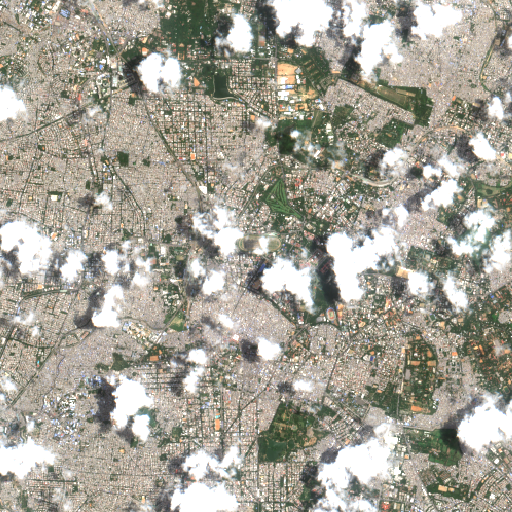
#> input picture data/yolo_candidates/images/train/S2_2023-08-16_rgb.png, 512 x 512 px
$ python -i yolo_finetune.py   (imports and definitions only)
#> lines starting #> are read from the running program, lines starting #| are printed output that depends on the picture; after the words box and inside, x2 and y2 are one past the last pixel; in counts of white or black regions, pixels touching at a corner belong together
"""
yolo_finetune.py
================
Sentin-AI: Custom YOLOv8 Fine-Tuning and Label Studio Integration script.
Phase 1 — Steps 1-5.

This script implements:
  1. Data Separation: Splits available Sentinel-2 scenes into separate training and validation sets.
  2. Candidate Generation: Programmatically finds candidate stagnant water, garbage, and vegetation anomalies.
  3. Label Studio Bridge: Saves candidates to data/yolo_candidates/ with visual labeling instructions.
  4. Smoke Test Mode: If --smoke-test is specified, copies candidates to data/yolo_dataset/ for verification.
  5. Fine-Tuning: Trains a custom 3-class YOLOv8 segmentation model.
  6. Evaluation: Evaluates validation splits and prints mAP50 and mAP50-95 metrics.
"""

import os
import shutil
import argparse
import random
import numpy as np
import cv2
from pathlib import Path

# ── Paths ──────────────────────────────────────────────────────────────────────
ROOT           = Path(__file__).resolve().parent.parent
IMAGERY_DIR    = ROOT / "data" / "raw_imagery"
CANDIDATES_DIR = ROOT / "data" / "yolo_candidates"
DATASET_DIR    = ROOT / "data" / "yolo_dataset"
MODELS_DIR     = ROOT / "models"

# ── Classes ────────────────────────────────────────────────────────────────────
CLASSES = {
    0: "stagnant_water",
    1: "garbage_pile",
    2: "vegetation_anomaly"
}


# [33 lines left out: function print_label_studio_instructions, not called in this run]


def generate_candidate_labels(img_path: Path) -> list:
    """
    Uses simple computer vision heuristics to find candidate coordinates
    representing stagnant water, garbage, and vegetation anomalies.
    Returns list of YOLO-format annotation strings.
    """
    img = cv2.imread(str(img_path))
#> img is the input picture: shape (512, 512, 3); mean B, G, R 150.8, 162.3, 165.6
    if img is None:
        return []
    h, w, c = img.shape
#> h = 512; w = 512; c = 3

    annotations = []

    # Helper to convert OpenCV contours to YOLO polygon string
    def contour_to_yolo_str(class_id: int, contour: np.ndarray) -> str:
        points = contour.reshape(-1, 2)
        norm_coords = []
        for pt in points:
            norm_coords.append(f"{pt[0] / w:.6f} {pt[1] / h:.6f}")
        return f"{class_id} " + " ".join(norm_coords)

    # 1. Class 0: Stagnant Water Candidates (Dark, blue/gray areas)
    gray = cv2.cvtColor(img, cv2.COLOR_BGR2GRAY)
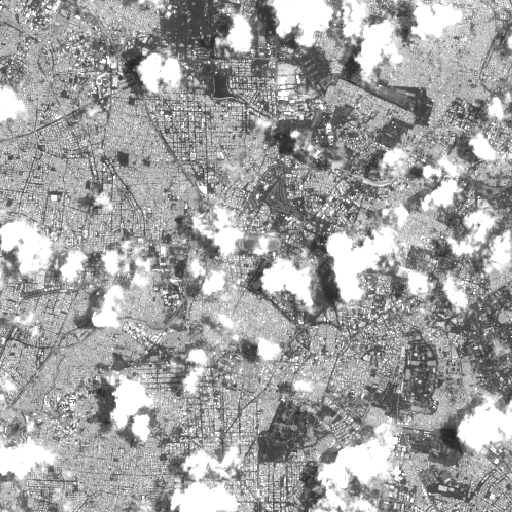
#> gray: shape (512, 512); min 35, max 255, mean 162
    _, water_mask = cv2.threshold(gray, 65, 255, cv2.THRESH_BINARY_INV)
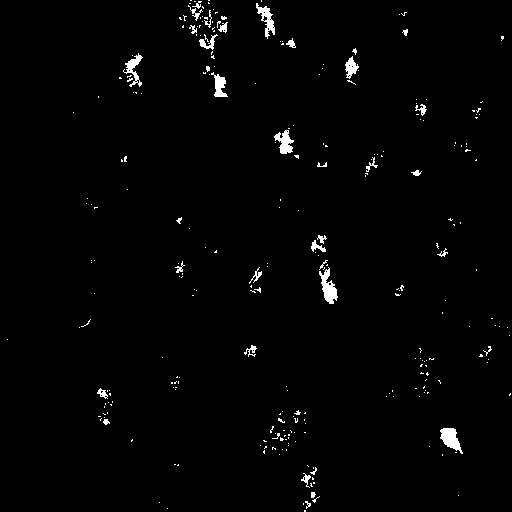
#> water_mask: shape (512, 512); 1.5% white; 273 white regions (239 under 20 px)
    contours_water, _ = cv2.findContours(water_mask, cv2.RETR_EXTERNAL, cv2.CHAIN_APPROX_SIMPLE)
#> contours_water = 273 contours, 252 with area under 20; largest, box (x1, y1, x2, y2) and area: (319, 267, 338, 304) 292, (440, 428, 463, 454) 285, (256, 3, 275, 39) 226, (274, 130, 294, 154) 221, (123, 53, 143, 87) 182
    water_count = 0
    for cnt in contours_water:
        area = cv2.contourArea(cnt)
        if 80 < area < 20000:  # size bounds
            annotations.append(contour_to_yolo_str(0, cnt))
            water_count += 1
#> this loop made 273 passes
#> area on passes 12, 44, 136, 192, 220, 227, 230, 266: 37, 285, 291.5, 221, 172.5, 142, 182, 226
#> after the loop, annotations = 7 items; water_count = 7

    # 2. Class 1: Garbage Pile Candidates (Small, high-contrast anomalies)
    edges = cv2.Canny(gray, 60, 160)
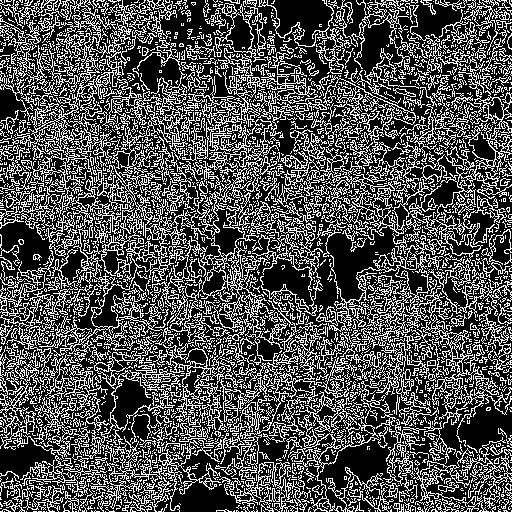
#> edges: shape (512, 512); 31.9% white in thin lines or dots
    kernel = cv2.getStructuringElement(cv2.MORPH_ELLIPSE, (3, 3))
    dilated = cv2.dilate(edges, kernel)
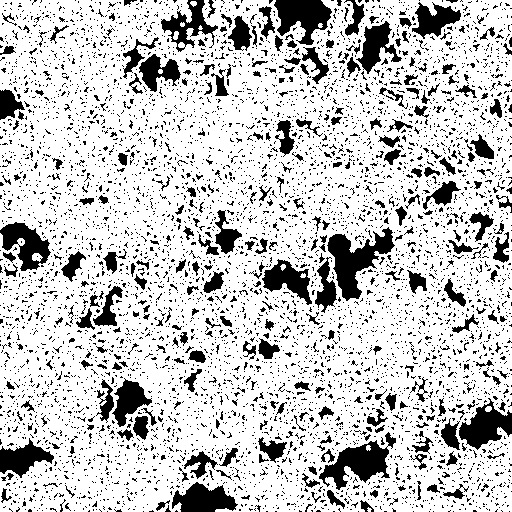
#> dilated: shape (512, 512); 78.2% white; 5940 black regions (5604 under 20 px)
    contours_garbage, _ = cv2.findContours(dilated, cv2.RETR_EXTERNAL, cv2.CHAIN_APPROX_SIMPLE)
#> contours_garbage = 9 contours, 4 with area under 20; largest, box (x1, y1, x2, y2) and area: (0, 0, 512, 512) 250754, (32, 253, 43, 262) 56, (173, 31, 179, 40) 29, (485, 406, 492, 412) 25, (190, 1, 197, 7) 22
    garbage_count = 0
    for cnt in contours_garbage:
        area = cv2.contourArea(cnt)
        if 20 < area < 400:
            annotations.append(contour_to_yolo_str(1, cnt))
            garbage_count += 1
#> this loop made 9 passes
#> area on passes 2, 3, 4, 8, 9: 25, 55.5, 29, 21.5, 250754
#> after the loop, annotations = 11 items; garbage_count = 4

    # 3. Class 2: Vegetation Anomaly Candidates (Stressed brown/yellow patches)
    hsv = cv2.cvtColor(img, cv2.COLOR_BGR2HSV)
#> hsv: shape (512, 512, 3); mean H, S, V 32.2, 32.2, 168.9
    lower_brown = np.array([8, 40, 40])
    upper_brown = np.array([24, 255, 180])
    veg_mask = cv2.inRange(hsv, lower_brown, upper_brown)
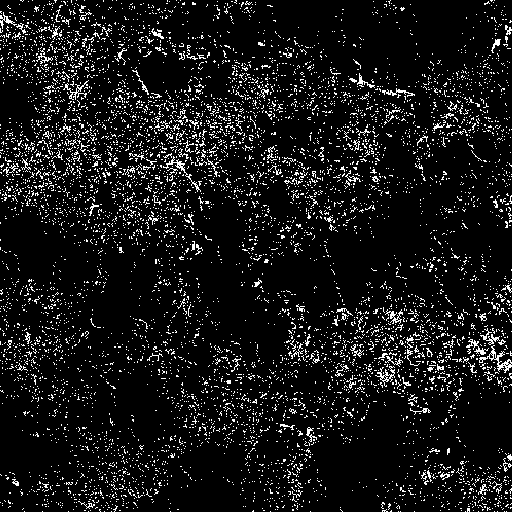
#> veg_mask: shape (512, 512); 8.8% white in thin lines or dots
    contours_veg, _ = cv2.findContours(veg_mask, cv2.RETR_EXTERNAL, cv2.CHAIN_APPROX_SIMPLE)
#> contours_veg = 7048 contours, 7026 with area under 20; largest, box (x1, y1, x2, y2) and area: (479, 345, 512, 373) 165, (163, 156, 201, 192) 82, (375, 366, 395, 387) 78, (466, 339, 489, 355) 56, (63, 80, 89, 100) 50
    veg_count = 0
    for cnt in contours_veg:
        area = cv2.contourArea(cnt)
        if 100 < area < 12000:
            annotations.append(contour_to_yolo_str(2, cnt))
            veg_count += 1
#> this loop made 7048 passes
#> (area, veg_count) on pass 2149: (165, 1)
#> after the loop, annotations = 12 items; veg_count = 1

    # Guarantee representation of all classes to avoid training errors during smoke test
    # (Adds small synthetic polygons if a class has zero candidate detections)
    if water_count == 0:
        # Mock water polygon (square near top-left)
        x, y, size = int(w * 0.1), int(h * 0.1), int(w * 0.05)
        cnt = np.array([[[x, y]], [[x+size, y]], [[x+size, y+size]], [[x, y+size]]])
        annotations.append(contour_to_yolo_str(0, cnt))
    if garbage_count == 0:
        # Mock garbage polygon (triangle near bottom-left)
        x, y, size = int(w * 0.15), int(h * 0.8), int(w * 0.03)
        cnt = np.array([[[x, y]], [[x+size, y]], [[x, y+size]]])
        annotations.append(contour_to_yolo_str(1, cnt))
    if veg_count == 0:
        # Mock vegetation anomaly polygon (square near bottom-right)
        x, y, size = int(w * 0.8), int(h * 0.8), int(w * 0.06)
        cnt = np.array([[[x, y]], [[x+size, y]], [[x+size, y+size]], [[x, y+size]]])
        annotations.append(contour_to_yolo_str(2, cnt))

    return annotations


# [164 lines left out: functions prepare_dataset, train_yolo, main, not called in this run]


# [2 lines not run here, left out]

>>> result = generate_candidate_labels('../data/yolo_candidates/images/train/S2_2023-08-16_rgb.png')
#> result = 12 items

$ run again, on data/yolo_candidates/images/val/S2_2024-01-18_rgb.png
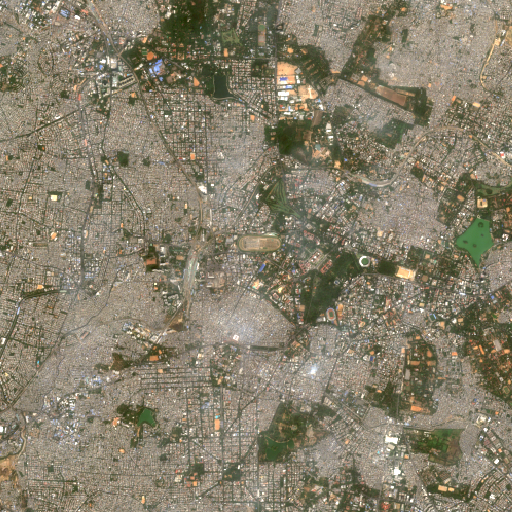
#> input picture data/yolo_candidates/images/val/S2_2024-01-18_rgb.png, 512 x 512 px
#> in generate_candidate_labels, img is the input picture: shape (512, 512, 3); mean B, G, R 107, 127.3, 134.8
#> in generate_candidate_labels, `_, water_mask = cv2.threshold(gray, 65, 255, cv2.THRESH_BINARY_INV)`:
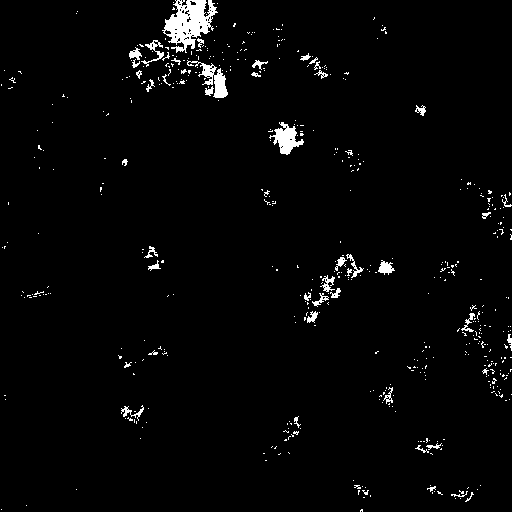
#> water_mask: shape (512, 512); 2.3% white; 503 white regions (456 under 20 px)
#> contours_water = 503 contours, 477 with area under 20; largest, box (x1, y1, x2, y2) and area: (162, 0, 218, 53) 1512, (269, 122, 304, 155) 466, (187, 60, 228, 98) 422, (378, 260, 395, 275) 114, (141, 40, 164, 67) 110
#> the loop in generate_candidate_labels, `for cnt in contours_water:` made 503 passes
#> area on passes 36, 265, 360, 431, 476, 503: 23, 114.5, 466.5, 422, 109.5, 1511.5
#> after the loop in generate_candidate_labels, `for cnt in contours_water:`: annotations = 5 items; water_count = 5
#> edges: shape (512, 512); 33.1% white in thin lines or dots
#> dilated: shape (512, 512); 81.4% white; 5783 black regions (5369 under 20 px)
#> contours_garbage = 3 contours, 1 with area under 20; largest, box (x1, y1, x2, y2) and area: (0, 0, 512, 512) 257865, (202, 2, 210, 23) 82
#> the loop in generate_candidate_labels, `for cnt in contours_garbage:` made 3 passes
#> (area, garbage_count) on pass 2: (82.5, 1)
#> after the loop in generate_candidate_labels, `for cnt in contours_garbage:`: annotations = 6 items; garbage_count = 1
#> hsv: shape (512, 512, 3); mean H, S, V 24.4, 57.6, 136.2
#> in generate_candidate_labels, `veg_mask = cv2.inRange(hsv, lower_brown, upper_brown)`:
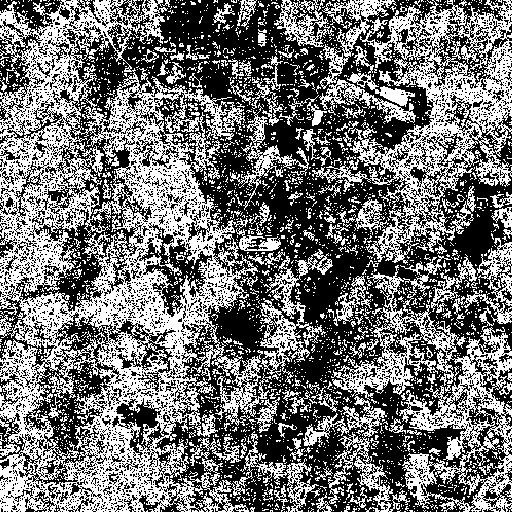
#> veg_mask: shape (512, 512); 45.6% white in thin lines or dots
#> contours_veg = 2283 contours, 2202 with area under 20; largest, box (x1, y1, x2, y2) and area: (0, 0, 321, 512) 96808, (312, 0, 512, 264) 21436, (303, 255, 512, 512) 19120, (260, 249, 333, 384) 2703, (274, 0, 334, 47) 1512
#> the loop in generate_candidate_labels, `for cnt in contours_veg:` made 2283 passes
#> area on passes 103, 320, 484, 498, 961, 1017, 1084, 1105: 105.5, 253, 271, 113, 349, 426.5, 536, 101.5
#> after the loop in generate_candidate_labels, `for cnt in contours_veg:`: annotations = 33 items; veg_count = 27
#> result = 33 items

$ run again, on data/yolo_dataset/images/train/S2_2023-10-10_rgb.png
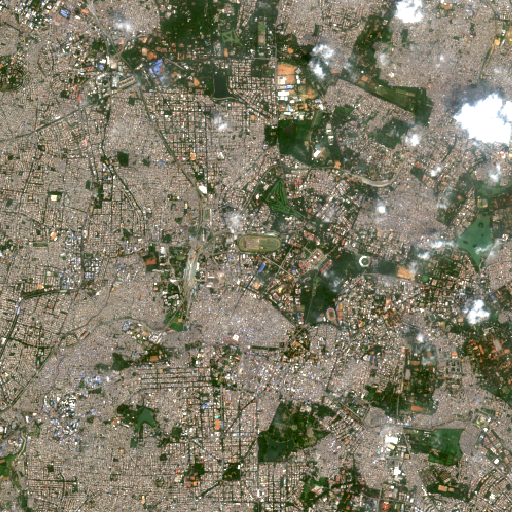
#> input picture data/yolo_dataset/images/train/S2_2023-10-10_rgb.png, 512 x 512 px
#> in generate_candidate_labels, img is the input picture: shape (512, 512, 3); mean B, G, R 103.8, 123.4, 127.4
#> in generate_candidate_labels, `_, water_mask = cv2.threshold(gray, 65, 255, cv2.THRESH_BINARY_INV)`:
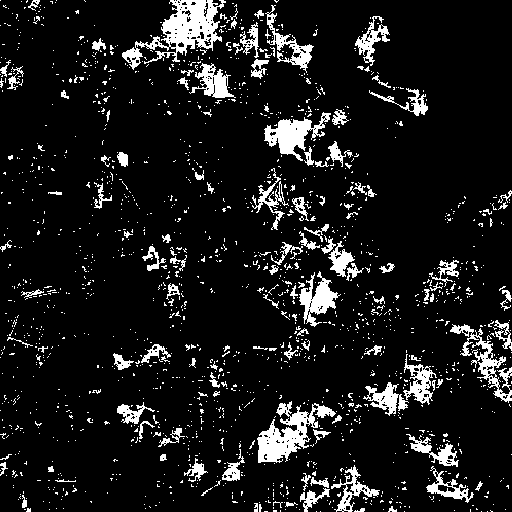
#> water_mask: shape (512, 512); 10.2% white; 1667 white regions (1543 under 20 px)
#> contours_water = 1666 contours, 1591 with area under 20; largest, box (x1, y1, x2, y2) and area: (122, 0, 226, 70) 2596, (257, 401, 336, 463) 1820, (264, 112, 331, 161) 1183, (450, 324, 512, 403) 922, (299, 271, 341, 327) 861
#> the loop in generate_candidate_labels, `for cnt in contours_water:` made 1666 passes
#> area on passes 102, 186, 190, 209, 229, 274, 299, 397: 200, 492, 570.5, 131.5, 218, 471.5, 102.5, 274.5
#> after the loop in generate_candidate_labels, `for cnt in contours_water:`: annotations = 35 items; water_count = 35
#> edges: shape (512, 512); 34.1% white in thin lines or dots
#> dilated: shape (512, 512); 83.5% white; 6287 black regions (5959 under 20 px)
#> contours_garbage = 6 contours, 3 with area under 20; largest, box (x1, y1, x2, y2) and area: (0, 0, 512, 512) 258052, (173, 31, 179, 40) 29, (190, 1, 197, 6) 22
#> the loop in generate_candidate_labels, `for cnt in contours_garbage:` made 6 passes
#> (area, garbage_count) on passes 1, 4: (29, 1), (22, 2)
#> after the loop in generate_candidate_labels, `for cnt in contours_garbage:`: annotations = 37 items; garbage_count = 2
#> hsv: shape (512, 512, 3); mean H, S, V 29.8, 62.3, 131.5
#> in generate_candidate_labels, `veg_mask = cv2.inRange(hsv, lower_brown, upper_brown)`:
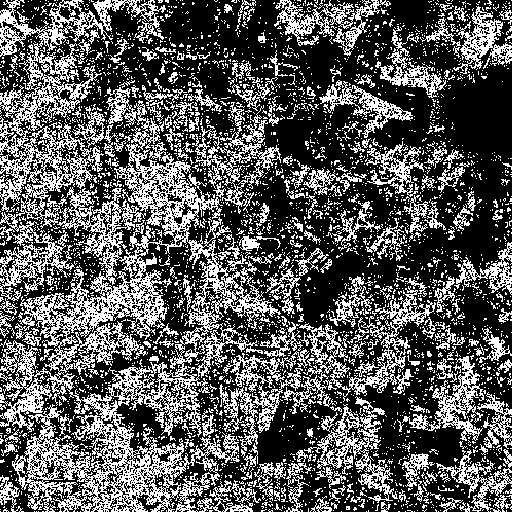
#> veg_mask: shape (512, 512); 35.4% white in thin lines or dots
#> contours_veg = 3331 contours, 3189 with area under 20; largest, box (x1, y1, x2, y2) and area: (0, 0, 281, 512) 60630, (282, 286, 436, 414) 3415, (189, 102, 281, 214) 2120, (304, 396, 385, 475) 1960, (274, 0, 391, 56) 1908
#> the loop in generate_candidate_labels, `for cnt in contours_veg:` made 3331 passes
#> area on passes 189, 216, 250, 274, 279, 315, 328, 342: 500, 265.5, 116, 261.5, 272, 377.5, 660, 1211
#> after the loop in generate_candidate_labels, `for cnt in contours_veg:`: annotations = 83 items; veg_count = 46
#> result = 83 items
